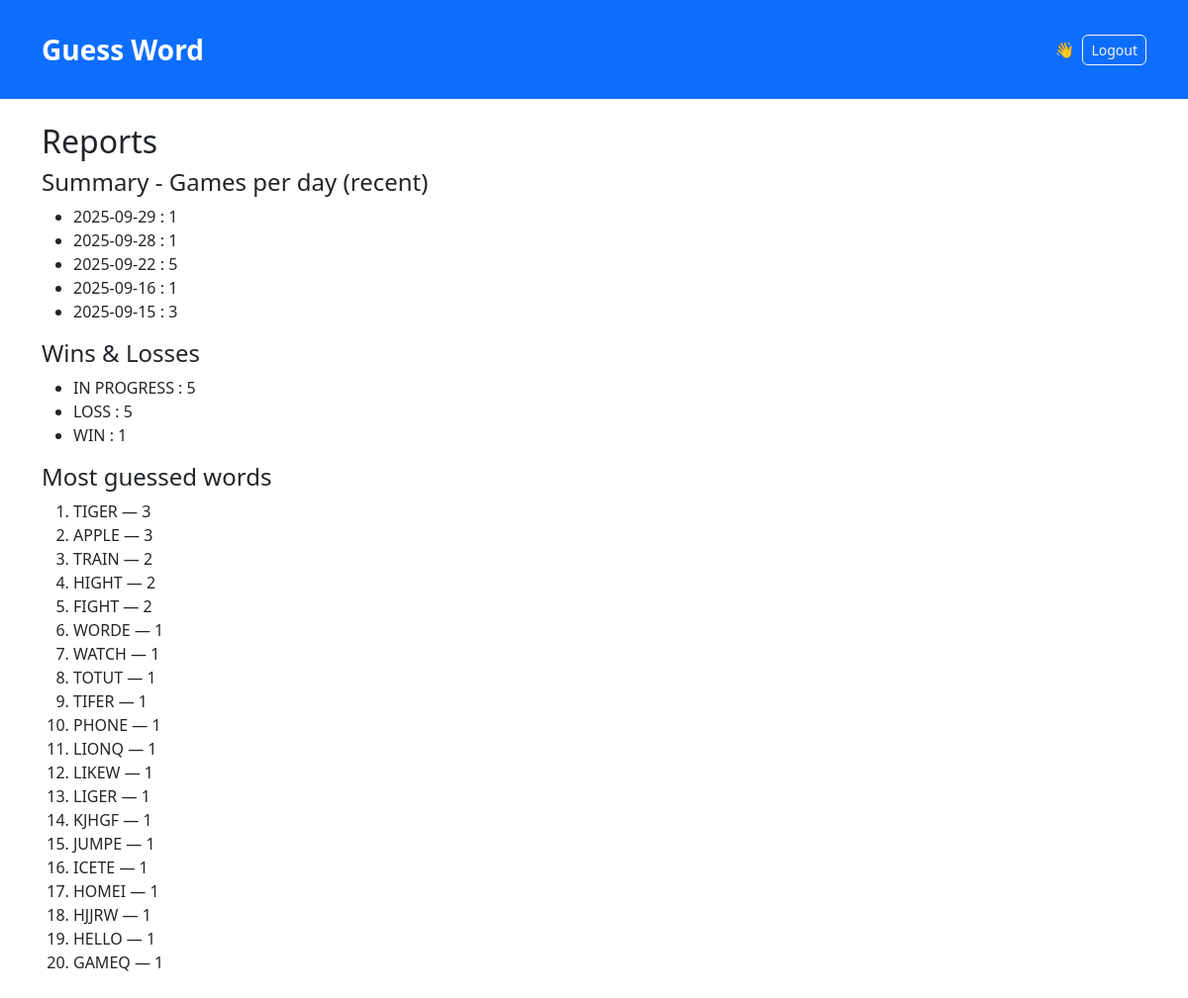
The page /admin/reports (signed in) on the database its author committed.
### models.py (models this page shows)
class Game(db.Model):
    id = db.Column(db.Integer, primary_key=True)
    user_id = db.Column(db.Integer, db.ForeignKey("user.id"))
    chosen_word = db.Column(db.String(5))
    date = db.Column(db.Date)
    status = db.Column(db.String(10))  # WIN, LOSS, None
    attempts = db.Column(db.Integer, default=0)

class Guess(db.Model):
    id = db.Column(db.Integer, primary_key=True)
    game_id = db.Column(db.Integer, db.ForeignKey("game.id"), nullable=False)
    guess_word = db.Column(db.String(5), nullable=False)
    attempt_number = db.Column(db.Integer, nullable=False)
    result = db.Column(db.String(5), nullable=False)  # e.g. "GOGXY"
    created_at = db.Column(db.DateTime, default=datetime.utcnow, nullable=False)

### app.py (the view, shortened to what this page needs)
@app.route("/admin/reports")
@login_required
def admin_reports():
    if not current_user.is_admin():
        return redirect(url_for("player_dashboard"))
    q_date = request.args.get("date")  # expected YYYY-MM-DD
    q_username = request.args.get("username")
    user_report = None
    daily_report = None
    from sqlalchemy import func
    games_per_day = db.session.query(Game.date, func.count(Game.id)).group_by(Game.date).order_by(Game.date.desc()).limit(20).all()
    wins_losses = db.session.query(Game.status, func.count(Game.id)).group_by(Game.status).all()
    most_guessed = db.session.query(Guess.guess_word, func.count(Guess.id).label("count"))\
                    .group_by(Guess.guess_word).order_by(func.count(Guess.id).desc()).limit(20).all()
    return render_template("reports.html",
                           games_per_day=games_per_day,
                           wins_losses=wins_losses,
                           most_guessed=most_guessed,
                           daily_report=daily_report,
                           user_report=user_report)

### app.py (called while the page is built)
@login_manager.user_loader
def load_user(user_id):
    try:
        return User.query.get(int(user_id))
    except Exception:
        return None

@app.context_processor
def inject_now():
    return {"current_year": datetime.utcnow().year}

### models.py (called while the page is built)
    def is_admin(self) -> bool:
        return self.role.upper() in ["ADMIN", "HEAD_ADMIN"]

### templates/reports.html (shortened to what this page needs)
{% extends "base.html" %}
{% block content %}
  <h2>Reports</h2>
  <h4>Summary - Games per day (recent)</h4>
  <ul>
    {% for d,c in games_per_day %}
      <li>{{ d }} : {{ c }}</li>
    {% endfor %}
  </ul>
  <h4>Wins & Losses</h4>
  <ul>
    {% for status, c in wins_losses %}
      <li>{{ status or 'IN PROGRESS' }} : {{ c }}</li>
    {% endfor %}
  </ul>
  <h4>Most guessed words</h4>
  <ol>
    {% for w,c in most_guessed %}
      <li>{{ w }} — {{ c }}</li>
    {% endfor %}
  </ol>
{% endblock %}

### static/style.css (style rules this page uses)
body { font-family: system-ui, -apple-system, "Segoe UI", Roboto, "Helvetica Neue", Arial; }

### rows shown on the page
Game: status "WIN", id "1", chosen_word "TRAIN", user "2"
Guess: guess_word "TIGER", attempt_number "3"
Guess: guess_word "WORDE", c "1"
Guess: guess_word "WATCH", game "1"
Guess: guess_word "TOTUT", c "1"
Guess: guess_word "TIFER", c "1"
Guess: guess_word "LIONQ", c "1"
Guess: guess_word "LIKEW", c "1"
Guess: guess_word "LIGER", c "1"
Guess: guess_word "KJHGF", c "1"
Guess: guess_word "JUMPE", c "1"
Guess: guess_word "ICETE", c "1"
Guess: guess_word "HOMEI", c "1"
Guess: guess_word "HJJRW", c "1"
Guess: guess_word "HELLO", attempt_number "1"
Guess: guess_word "GAMEQ", c "1"

### other values the page prints
{{ d }} "2025-09-29" "2025-09-28" "2025-09-22" "2025-09-16" "2025-09-15"
{{ c }} "1" "1" "5" "1" "3"
{{ status or 'IN PROGRESS' }} "IN PROGRESS" "LOSS"
{{ c }} "5" "5"
{{ w }} "APPLE" "HIGHT" "FIGHT" "PHONE"
{{ c }} "3" "2" "2" "1"
